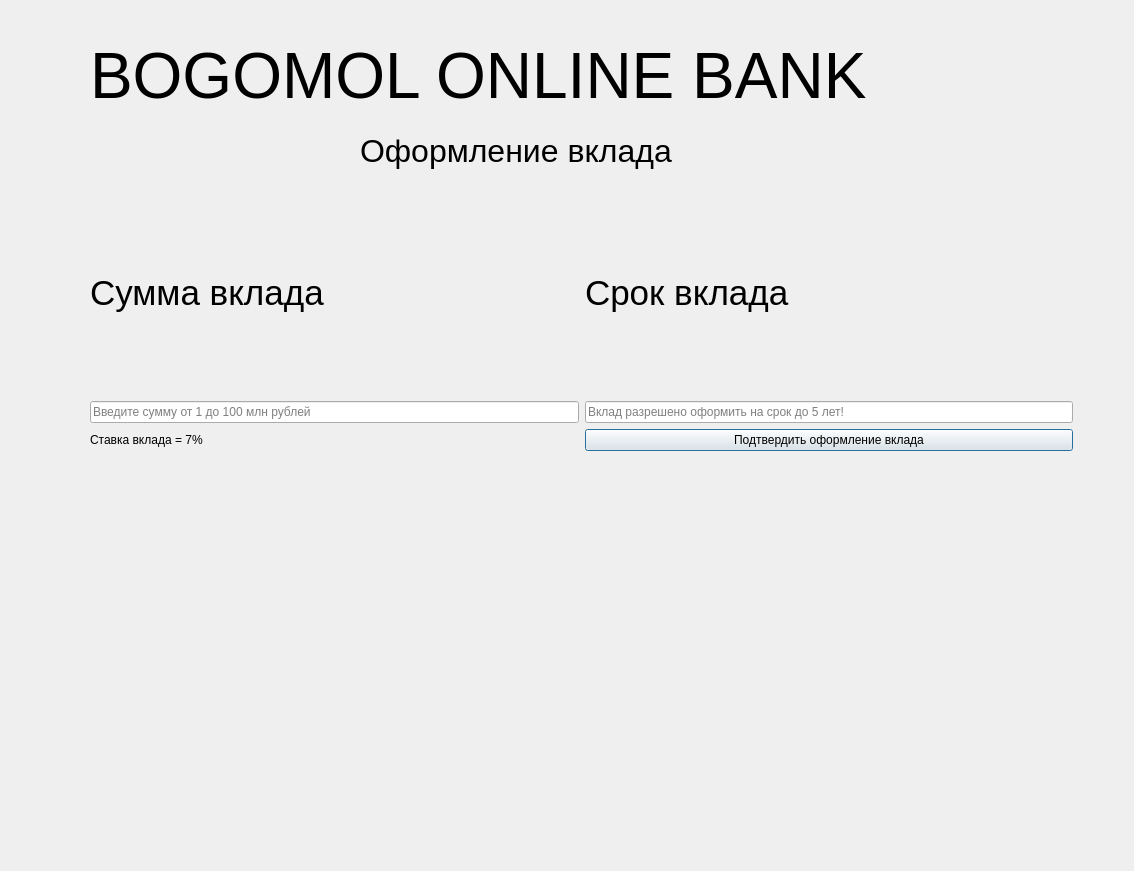
<?xml version="1.0" encoding="UTF-8"?>
<ui version="4.0">
 <class>Dialog</class>
 <widget class="QDialog" name="Dialog">
  <property name="geometry">
   <rect>
    <x>0</x>
    <y>0</y>
    <width>1134</width>
    <height>871</height>
   </rect>
  </property>
  <property name="windowTitle">
   <string>Dialog</string>
  </property>
  <widget class="QLabel" name="label">
   <property name="geometry">
    <rect>
     <x>90</x>
     <y>20</y>
     <width>931</width>
     <height>111</height>
    </rect>
   </property>
   <property name="font">
    <font>
     <pointsize>48</pointsize>
    </font>
   </property>
   <property name="text">
    <string>BOGOMOL ONLINE BANK</string>
   </property>
  </widget>
  <widget class="QLabel" name="label_2">
   <property name="geometry">
    <rect>
     <x>360</x>
     <y>100</y>
     <width>571</width>
     <height>101</height>
    </rect>
   </property>
   <property name="font">
    <font>
     <pointsize>24</pointsize>
    </font>
   </property>
   <property name="text">
    <string>Оформление вклада</string>
   </property>
  </widget>
  <widget class="QWidget" name="gridLayoutWidget">
   <property name="geometry">
    <rect>
     <x>90</x>
     <y>190</y>
     <width>983</width>
     <height>261</height>
    </rect>
   </property>
   <layout class="QGridLayout" name="gridLayout">
    <item row="1" column="1">
     <widget class="QLineEdit" name="lengthline">
      <property name="placeholderText">
       <string>Вклад разрешено оформить на срок до 5 лет!</string>
      </property>
     </widget>
    </item>
    <item row="0" column="1">
     <widget class="QLabel" name="label_3">
      <property name="font">
       <font>
        <pointsize>26</pointsize>
       </font>
      </property>
      <property name="text">
       <string>Срок вклада</string>
      </property>
     </widget>
    </item>
    <item row="2" column="1">
     <widget class="QPushButton" name="pushButton">
      <property name="text">
       <string>Подтвердить оформление вклада</string>
      </property>
     </widget>
    </item>
    <item row="2" column="0">
     <widget class="QLabel" name="label_5">
      <property name="text">
       <string>Ставка вклада = 7%</string>
      </property>
     </widget>
    </item>
    <item row="1" column="0">
     <widget class="QLineEdit" name="sumline">
      <property name="placeholderText">
       <string>Введите сумму от 1 до 100 млн рублей</string>
      </property>
     </widget>
    </item>
    <item row="0" column="0">
     <widget class="QLabel" name="label_4">
      <property name="font">
       <font>
        <pointsize>26</pointsize>
       </font>
      </property>
      <property name="text">
       <string>Сумма вклада</string>
      </property>
     </widget>
    </item>
   </layout>
  </widget>
 </widget>
 <resources/>
 <connections/>
</ui>
